Frame 1 (no input): blank canvas, image omitted
Frame 60 (no input): blank canvas, image omitted
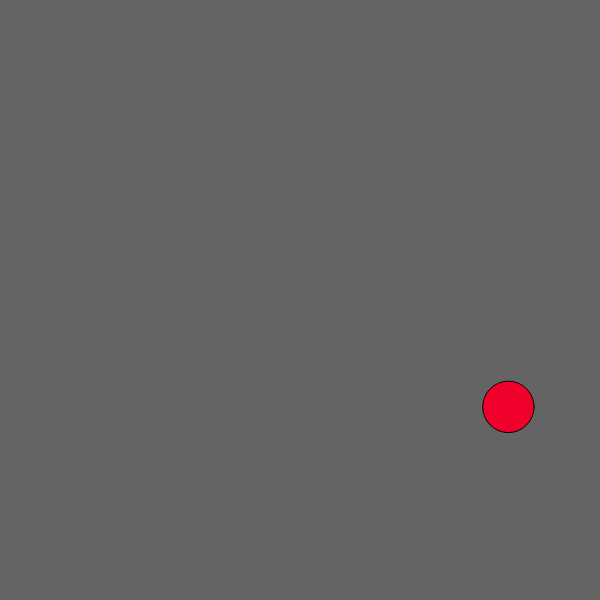
Frame 120 (the mouse pressed at the canvas centre since frame 60)

The p5.js sketch whose frames 1 and 60 were blank and that drew this single picture after the mouse press (run headless with seeded random() and noise() and a simulated clock; from frame 60 on, the mouse is pressed at the canvas centre):

// p5.js sketch
// ── sketch.js
let balles = []

function setup() {
  createCanvas(600, 600);

}

function mousePressed(){
  let v = createVector(mouseX,mouseY)
  balles.push(new Balle(v, random(15,30))) 
}

function keyPressed(){
  if(keyCode === UP_ARROW){
    balles.forEach(b => {
      b.jump()
    }); 
  }
}



function draw() {
  background(100);

  mousepos = createVector(mouseX, mouseY)

  balles.forEach(b => {
    b.move()
  }); 




}



// ── Balle.js
class Balle{
    constructor(pos, radius){
        this.pos = pos.copy()
        this.radius = radius

        this.randomColor = "#000000".replace(/0/g,function(){return (~~(Math.random()*16)).toString(16);});

        this.speed = createVector(6,0)
        this.gravity = createVector(0,0.5)
        this.bounciness = 0.8
        this.friction = 0.98
    }

    move(){
        this.speed.add(this.gravity)
        this.pos.add(this.speed)


        balles.forEach(balle => {
            if(balle != this){
                if(circleCircle(this, balle)){
                    //this.speed.mult(createVector(-1,-1))


                    let balle1 = this.pos
                    let balle2 = balle.pos
                
                    let dx = balle1.x - balle2.x
                    let dy = balle1.y - balle2.y
                    let angle = atan2(dy,dx)
                  
                    if ( angle < 0 )
                          angle += PI * 2;
                  
                    let distX,distY 
                    distX = cos(angle) * this.radius //balle1.rayon
                    distY = tan(angle) * distX
                    
                    let distX2,distY2
                    distX2 = cos(angle) * balle.radius //balle2.rayon
                    distY2 = tan(angle) * distX2
                
                
                    this.pos.x = balle2.x + distX + distX2
                    this.pos.y = balle2.y + distY + distY2
                    this.speed.mult(createVector(-1,-1))
                    balle.addForce(this.speed.div(2))
                }
            }
        });


        if(this.pos.y + this.radius > height){
            this.pos.y = height - this.radius
            this.speed.y *= -this.bounciness
            this.speed.x *= this.friction
        } 
        if(this.pos.x + this.radius > width ){
            this.pos.x = width - this.radius
            this.speed.x *= -this.bounciness
        } 
        else if(this.pos.x - this.radius < 0 ){
            this.pos.x = 0 + this.radius
            this.speed.x *= -this.bounciness
        } 

        this.show()
    }

    jump(){
        this.speed = createVector(random(0,10),-20)
    }

    addForce(force){
        this.speed.add(force)
    }

    show(){
        fill(this.randomColor)
        ellipse(this.pos.x, this.pos.y, this.radius * 2, this.radius * 2)
    }
}



function circleCircle( balle1,  balle2  ) {

    // get distance between the circle's centers
    // use the Pythagorean Theorem to compute the distance
    let distX = balle1.pos.x - balle2.pos.x;
    let distY = balle1.pos.y - balle2.pos.y;
    let distance = sqrt( (distX*distX) + (distY*distY) );
  
    // if the distance is less than the sum of the circle's
    // radii, the circles are touching!
    if (distance <= balle1.radius + balle2.radius) {
      return true;
    }
    return false;
  }

// ── style.css
html, body {
  margin: 0;
  padding: 0;
  background-color: rgb(45, 45, 45);
}

canvas {
  display: block;
}
